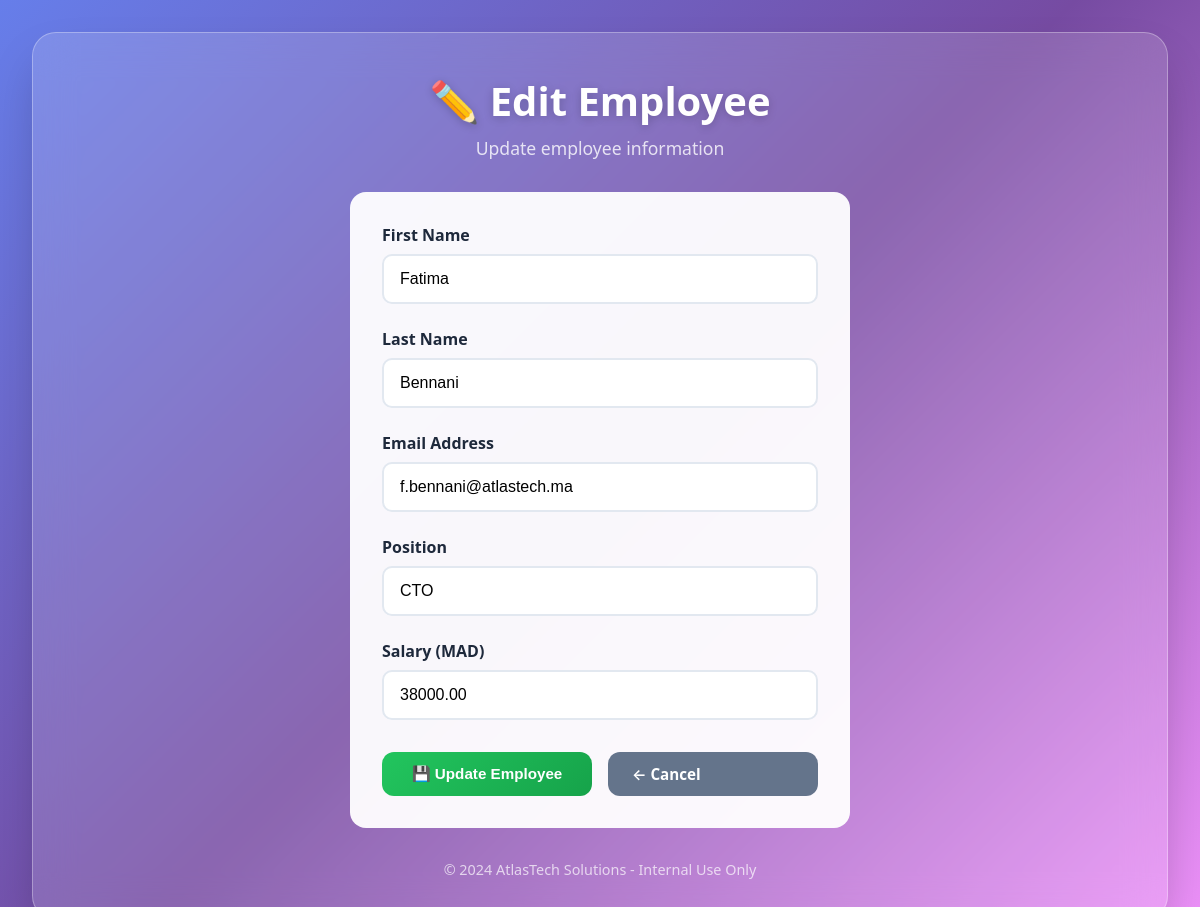
Page /edit.php?id=2 on the committed database.
### tables this page shows
CREATE TABLE IF NOT EXISTS employees (
    id INT AUTO_INCREMENT PRIMARY KEY,
    firstname VARCHAR(50),
    lastname VARCHAR(50),
    email VARCHAR(100),
    position VARCHAR(100),
    salary DECIMAL(10,2),
    ssn VARCHAR(20),           
    bank_account VARCHAR(30),  
    created_at TIMESTAMP DEFAULT CURRENT_TIMESTAMP
);

### edit.php (the view, shortened to what this page needs)
<?php
include "config.php";
$id = $_GET['id'];
$result = $conn->query("SELECT * FROM employees WHERE id=$id");
$emp = $result->fetch_assoc();
?>
<!DOCTYPE html>
<html lang="en">
<head>
    <link rel="stylesheet" href="style.css">
</head>
<body>
    <div class="glass-container">
        <header>
            <h1>✏️ Edit Employee</h1>
            <p class="subtitle">Update employee information</p>
        </header>
        <div class="form-container">
            <form method="POST">
                <div class="form-group">
                    <label for="firstname">First Name</label>
                    <input type="text" id="firstname" name="firstname" value="<?= htmlspecialchars($emp['firstname']) ?>" required>
                </div>
                <div class="form-group">
                    <label for="lastname">Last Name</label>
                    <input type="text" id="lastname" name="lastname" value="<?= htmlspecialchars($emp['lastname']) ?>" required>
                </div>
                <div class="form-group">
                    <label for="email">Email Address</label>
                    <input type="email" id="email" name="email" value="<?= htmlspecialchars($emp['email']) ?>" required>
                </div>
                <div class="form-group">
                    <label for="position">Position</label>
                    <input type="text" id="position" name="position" value="<?= htmlspecialchars($emp['position']) ?>" required>
                </div>
                <div class="form-group">
                    <label for="salary">Salary (MAD)</label>
                    <input type="number" id="salary" name="salary" value="<?= htmlspecialchars($emp['salary']) ?>" step="0.01" required>
                </div>
                <div class="form-actions">
                    <button type="submit" class="btn btn-submit">💾 Update Employee</button>
                    <a href="index.php" class="btn btn-cancel">← Cancel</a>
                </div>
            </form>
        </div>
        <footer>
            <p>© 2024 AtlasTech Solutions - Internal Use Only</p>
        </footer>
    </div>
</body>
</html>

### style.css (style rules this page uses)
:root { --primary: #6366f1; --primary-dark: #4f46e5; --danger: #ef4444; --success: #22c55e; --warning: #f59e0b; --dark: #1e293b; --light: #f1f5f9; --glass-bg: rgba(255, 255, 255, 0.15); --glass-border: rgba(255, 255, 255, 0.3); }
* { margin: 0; padding: 0; box-sizing: border-box; }
body { font-family: 'Segoe UI', 'Inter', sans-serif; min-height: 100vh; background: linear-gradient(135deg, #667eea 0%, #764ba2 50%, #f093fb 100%); display: flex; justify-content: center; align-items: flex-start; padding: 2rem; }
.glass-container { background: var(--glass-bg); backdrop-filter: blur(20px); -webkit-backdrop-filter: blur(20px); border: 1px solid var(--glass-border); border-radius: 24px; padding: 2.5rem; width: 100%; max-width: 1200px; box-shadow: 0 25px 50px -12px rgba(0, 0, 0, 0.25); }
header { text-align: center; margin-bottom: 2rem; }
header h1 { color: white; font-size: 2.5rem; font-weight: 700; text-shadow: 0 2px 10px rgba(0, 0, 0, 0.2); }
.subtitle { color: rgba(255, 255, 255, 0.8); font-size: 1.1rem; margin-top: 0.5rem; }
.btn { display: inline-block; padding: 0.75rem 1.5rem; border-radius: 12px; text-decoration: none; font-weight: 600; transition: all 0.3s ease; border: none; cursor: pointer; font-size: 0.95rem; }
.form-container { background: rgba(255, 255, 255, 0.95); padding: 2rem; border-radius: 16px; max-width: 500px; margin: 0 auto; }
.form-group { margin-bottom: 1.5rem; }
.form-group label { display: block; color: var(--dark); font-weight: 600; margin-bottom: 0.5rem; }
.form-group input { width: 100%; padding: 0.875rem 1rem; border: 2px solid #e2e8f0; border-radius: 10px; font-size: 1rem; transition: border-color 0.3s ease; }
.form-actions { display: flex; gap: 1rem; margin-top: 2rem; }
.btn-submit { flex: 1; background: linear-gradient(135deg, var(--success) 0%, #16a34a 100%); color: white; }
.btn-cancel { flex: 1; background: #64748b; color: white; }
footer { text-align: center; margin-top: 2rem; color: rgba(255, 255, 255, 0.7); font-size: 0.9rem; }

### rows in the picture
employees: firstname "Fatima", lastname "Bennani", email "f.bennani@atlastech.ma", position "CTO", salary "38000.00"
